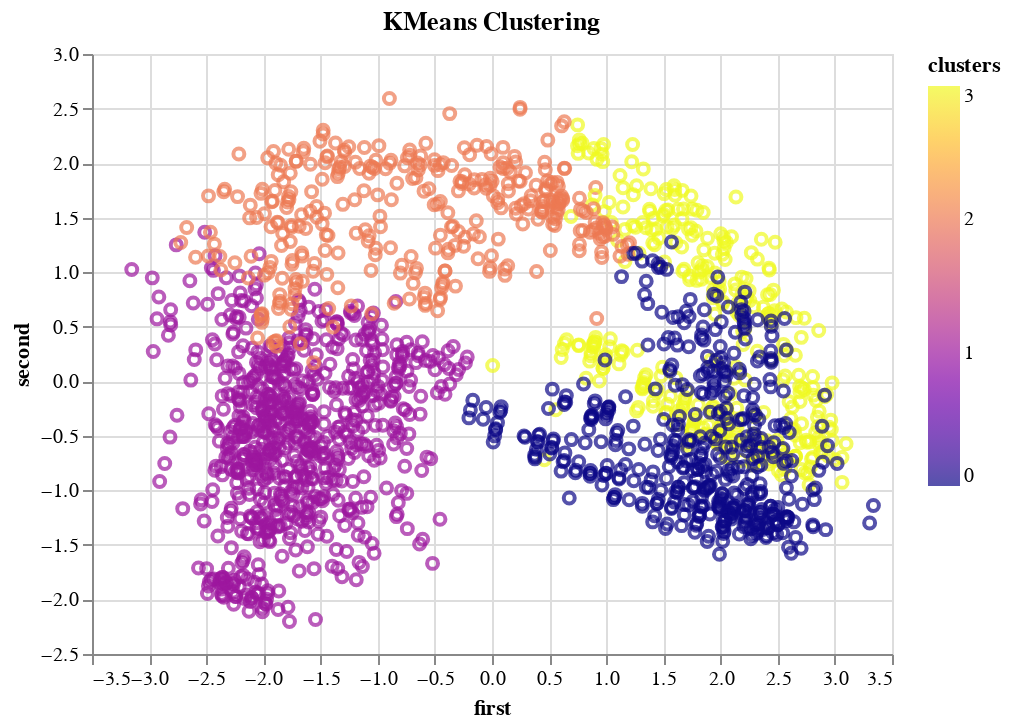

The notebook cell this image was saved under:
### Code cell
alt.Chart(df, title='KMeans Clustering').mark_point(color='red').encode(
    x='first',
    y='second',
    color=alt.Color('clusters', scale=alt.Scale(scheme='plasma')),
    tooltip=list(df.columns),
)

### Figure 1 — Vega-Lite specification as saved in the notebook (floating-point values rounded to 4 significant figures; data arrays with more than 128 entries replaced by an {"elided": "..."} marker saying what was removed)
{"config": {"view": {"continuousWidth": 400, "continuousHeight": 300}}, "data": {"name": "data-baa0426108d99e26e6da6638372d4baf"}, "mark": {"type": "point", "color": "red"}, "encoding": {"color": {"type": "quantitative", "field": "clusters", "scale": {"scheme": "plasma"}}, "tooltip": [{"type": "quantitative", "field": "first"}, {"type": "quantitative", "field": "second"}, {"type": "quantitative", "field": "third"}, {"type": "quantitative", "field": "fourth"}, {"type": "quantitative", "field": "clusters"}], "x": {"type": "quantitative", "field": "first"}, "y": {"type": "quantitative", "field": "second"}}, "title": "KMeans Clustering", "$schema": "https://vega.github.io/schema/vega-lite/v4.8.1.json", "datasets": {"data-baa0426108d99e26e6da6638372d4baf": {"elided": "1867 records"}}}
